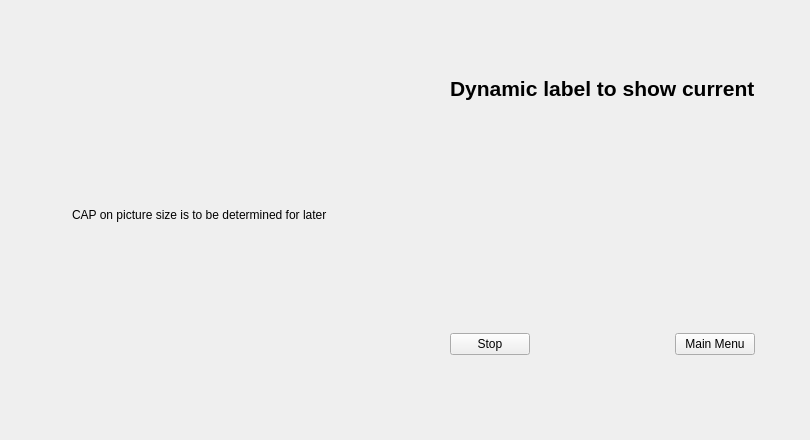
    <widget class="QWidget" name="CAP_ON">
     <widget class="QWidget" name="layoutWidget_5">
      <property name="geometry">
       <rect>
        <x>0</x>
        <y>0</y>
        <width>801</width>
        <height>431</height>
       </rect>
      </property>
      <layout class="QGridLayout" name="gridLayout_16">
       <item row="0" column="0">
        <layout class="QGridLayout" name="gridLayout_17">
         <item row="0" column="0">
          <spacer name="horizontalSpacer_33">
           <property name="orientation">
            <enum>Qt::Horizontal</enum>
           </property>
           <property name="sizeHint" stdset="0">
            <size>
             <width>40</width>
             <height>20</height>
            </size>
           </property>
          </spacer>
         </item>
         <item row="0" column="1">
          <widget class="QLabel" name="Capacitor_Picture_on">
           <property name="text">
            <string>&lt;html&gt;&lt;head/&gt;&lt;body&gt;&lt;p&gt;CAP on picture size is to be determined for later&lt;/p&gt;&lt;/body&gt;&lt;/html&gt;</string>
           </property>
          </widget>
         </item>
         <item row="0" column="2">
          <spacer name="horizontalSpacer_34">
           <property name="orientation">
            <enum>Qt::Horizontal</enum>
           </property>
           <property name="sizeHint" stdset="0">
            <size>
             <width>40</width>
             <height>20</height>
            </size>
           </property>
          </spacer>
         </item>
        </layout>
       </item>
       <item row="0" column="1">
        <layout class="QGridLayout" name="gridLayout_18">
         <item row="0" column="2">
          <spacer name="verticalSpacer_33">
           <property name="orientation">
            <enum>Qt::Vertical</enum>
           </property>
           <property name="sizeHint" stdset="0">
            <size>
             <width>20</width>
             <height>40</height>
            </size>
           </property>
          </spacer>
         </item>
         <item row="1" column="0">
          <spacer name="horizontalSpacer_35">
           <property name="orientation">
            <enum>Qt::Horizontal</enum>
           </property>
           <property name="sizeHint" stdset="0">
            <size>
             <width>40</width>
             <height>20</height>
            </size>
           </property>
          </spacer>
         </item>
         <item row="1" column="1" colspan="3">
          <widget class="QLabel" name="Dynamic_Current_Capacitor">
           <property name="text">
            <string>&lt;html&gt;&lt;head/&gt;&lt;body&gt;&lt;p&gt;&lt;span style=&quot; font-size:16pt; font-weight:600;&quot;&gt;Dynamic label to show current&lt;/span&gt;&lt;/p&gt;&lt;/body&gt;&lt;/html&gt;</string>
           </property>
          </widget>
         </item>
         <item row="1" column="4">
          <spacer name="horizontalSpacer_36">
           <property name="orientation">
            <enum>Qt::Horizontal</enum>
           </property>
           <property name="sizeHint" stdset="0">
            <size>
             <width>40</width>
             <height>20</height>
            </size>
           </property>
          </spacer>
         </item>
         <item row="2" column="2">
          <spacer name="verticalSpacer_34">
           <property name="orientation">
            <enum>Qt::Vertical</enum>
           </property>
           <property name="sizeHint" stdset="0">
            <size>
             <width>20</width>
             <height>40</height>
            </size>
           </property>
          </spacer>
         </item>
         <item row="3" column="2">
          <spacer name="verticalSpacer_35">
           <property name="orientation">
            <enum>Qt::Vertical</enum>
           </property>
           <property name="sizeHint" stdset="0">
            <size>
             <width>20</width>
             <height>40</height>
            </size>
           </property>
          </spacer>
         </item>
         <item row="4" column="2">
          <spacer name="verticalSpacer_36">
           <property name="orientation">
            <enum>Qt::Vertical</enum>
           </property>
           <property name="sizeHint" stdset="0">
            <size>
             <width>20</width>
             <height>40</height>
            </size>
           </property>
          </spacer>
         </item>
         <item row="5" column="0">
          <spacer name="horizontalSpacer_37">
           <property name="orientation">
            <enum>Qt::Horizontal</enum>
           </property>
           <property name="sizeHint" stdset="0">
            <size>
             <width>40</width>
             <height>20</height>
            </size>
           </property>
          </spacer>
         </item>
         <item row="5" column="1">
          <widget class="QPushButton" name="Stop_Button_Capacitor">
           <property name="text">
            <string>Stop</string>
           </property>
          </widget>
         </item>
         <item row="5" column="2">
          <spacer name="horizontalSpacer_53">
           <property name="orientation">
            <enum>Qt::Horizontal</enum>
           </property>
           <property name="sizeHint" stdset="0">
            <size>
             <width>40</width>
             <height>20</height>
            </size>
           </property>
          </spacer>
         </item>
         <item row="5" column="3">
          <widget class="QPushButton" name="Main_Menu_Cap_On">
           <property name="text">
            <string>Main Menu</string>
           </property>
          </widget>
         </item>
         <item row="5" column="4">
          <spacer name="horizontalSpacer_38">
           <property name="orientation">
            <enum>Qt::Horizontal</enum>
           </property>
           <property name="sizeHint" stdset="0">
            <size>
             <width>40</width>
             <height>20</height>
            </size>
           </property>
          </spacer>
         </item>
         <item row="6" column="2">
          <spacer name="verticalSpacer_37">
           <property name="orientation">
            <enum>Qt::Vertical</enum>
           </property>
           <property name="sizeHint" stdset="0">
            <size>
             <width>20</width>
             <height>40</height>
            </size>
           </property>
          </spacer>
         </item>
        </layout>
       </item>
      </layout>
     </widget>
    </widget>
